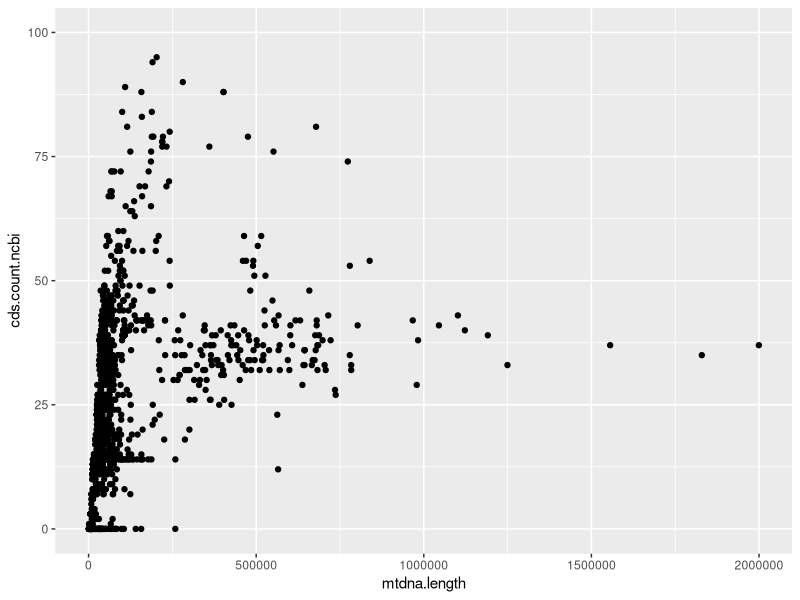
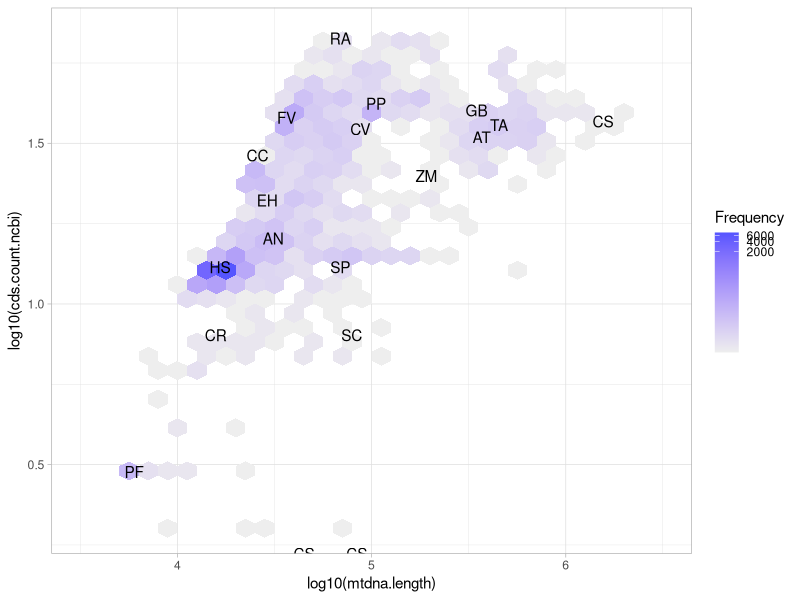
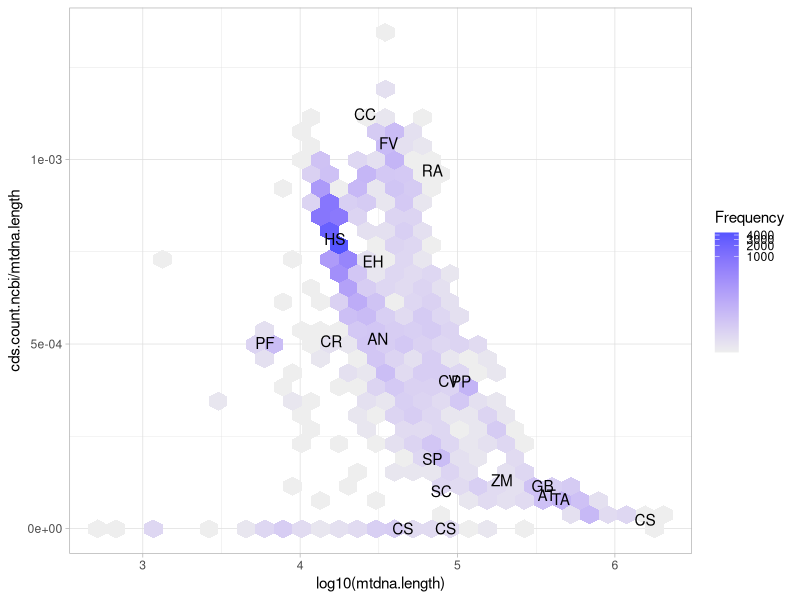

Generate these figures, in order, with R:
library(ggplot2)
library(ggrepel)

df = read.csv("mt-stats.csv")
ggplot(df, aes(x=mtdna.length, y=cds.count.ncbi)) + geom_point() + ylim(0,100)
df$exlabel = NA
df$exlabel[df$species == "Homo sapiens"] = "HS"
df$exlabel[df$species == "Arabidopsis thaliana"] = "AT"
df$exlabel[df$species == "Plasmodium falciparum"] = "PF"
df$exlabel[df$species == "Cucumis sativus"] = "CS"
df$exlabel[df$species == "Reclinomonas americana"] = "RA"
df$exlabel[df$species == "Fucus vesiculosus"] = "FV"
df$exlabel[df$species == "Zostera marina"] = "ZM"
df$exlabel[df$species == "Saccharomyces cerevisiae"] = "SC"
df$exlabel[df$species == "Chondrus crispus"] = "CC"
df$exlabel[df$species == "Chlamydomonas reinhardtii"] = "CR"
df$exlabel[df$species == "Chlorella vulgaris"] = "CV"
df$exlabel[df$species == "Saccharomyces pastorianus"] = "SP"
df$exlabel[df$species == "Emiliania huxleyi"] = "EH"
df$exlabel[df$species == "Aspergillus niger"] = "AN"
df$exlabel[df$species == "Triticum aestivum"] = "TA"
df$exlabel[df$species == "Physcomitrium patens"] = "PP"
df$exlabel[df$species == "Ginkgo biloba"] = "GB"

ggplot(df, aes(x=log10(mtdna.length), y=log10(cds.count.ncbi))) + stat_binhex() + 
 # scale_fill_continuous(trans = "log1p", colours=c("#DDDDDD","#333333")) +
  scale_fill_gradientn(trans="log1p", colours=c("#EEEEEE","#5555FF"),name='Frequency',na.value=NA) +
 # geom_text_repel(aes(label=exlabel)) +
   geom_text(aes(label=exlabel)) +
  xlim(3.5,6.5)+ylim(0.3,log10(70)) + 
  theme_light()

ggplot(df[df$cds.count.ncbi < 70,], aes(x=log10(mtdna.length), y=cds.count.ncbi/mtdna.length)) + stat_binhex() + 
  # scale_fill_continuous(trans = "log1p", colours=c("#DDDDDD","#333333")) +
  scale_fill_gradientn(trans="log1p", colours=c("#EEEEEE","#5555FF"),name='Frequency',na.value=NA) +
  # geom_text_repel(aes(label=exlabel)) +
  geom_text(aes(label=exlabel)) +
 # xlim(3.5,6.5)+ylim(0.3,log10(70)) + 
  theme_light()

df[df$cds.count.ncbi>exp(1.5) & df$cds.count.ncbi<exp(2) & df$mtdna.length < exp(10.5),]
df[df$cds.count.ncbi>exp(3.5) & df$cds.count.ncbi<exp(4) & df$mtdna.length > exp(11) & df$mtdna.length < exp(11.5),]
df[df$cds.count.ncbi>exp(2.5) & df$cds.count.ncbi<exp(2.8) & df$mtdna.length > exp(11) & df$mtdna.length < exp(11.5),]
df[df$cds.count.ncbi>exp(2.6) & df$cds.count.ncbi<exp(3.) & df$mtdna.length > exp(10) & df$mtdna.length < exp(10.5),]
df[df$cds.count.ncbi>exp(3.5) & df$cds.count.ncbi<exp(3.8) & df$mtdna.length > exp(11.5) & df$mtdna.length < exp(13),]
df[df$cds.count.ncbi>exp(4.3),]
